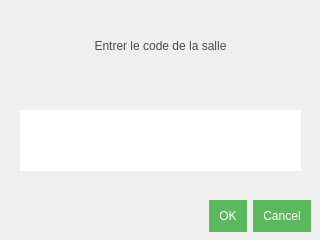
<?xml version="1.0" encoding="UTF-8"?>
<ui version="4.0">
 <class>RoomSelection</class>
 <widget class="QDialog" name="RoomSelection">
  <property name="geometry">
   <rect>
    <x>0</x>
    <y>0</y>
    <width>320</width>
    <height>240</height>
   </rect>
  </property>
  <property name="windowTitle">
   <string>Dialog</string>
  </property>
  <widget class="QDialogButtonBox" name="buttonBox">
   <property name="geometry">
    <rect>
     <x>10</x>
     <y>200</y>
     <width>301</width>
     <height>32</height>
    </rect>
   </property>
   <property name="styleSheet">
    <string notr="true">QPushButton
{
	font-family:&quot;Montserrat&quot;, sans-serif;
	text-transform: uppercase;
	outline: 0;
	background: #5cb85c;
	border: 0;
	padding: 10px;
	color: #FFFFFF;
	font-size: 12px;
}

QPushButton:hover
{
	font-family:&quot;Montserrat&quot;, sans-serif;
	text-transform: uppercase;
	outline: 0;
	background: #449d44;
	border: 0;
	padding: 10px;
	color: #FFFFFF;
	font-size: 12px;
}</string>
   </property>
   <property name="orientation">
    <enum>Qt::Horizontal</enum>
   </property>
   <property name="standardButtons">
    <set>QDialogButtonBox::Cancel|QDialogButtonBox::Ok</set>
   </property>
  </widget>
  <widget class="QLabel" name="label">
   <property name="geometry">
    <rect>
     <x>20</x>
     <y>20</y>
     <width>281</width>
     <height>51</height>
    </rect>
   </property>
   <property name="styleSheet">
    <string notr="true">font-family: &quot;Montserrat&quot;, sans-serif;
text-transform: uppercase;
outline: 0;
width: 100%;
border: 0;
padding: 10px;
color: #4d4d4d;
font-size: 12px;</string>
   </property>
   <property name="text">
    <string>Entrer le code de la salle</string>
   </property>
   <property name="alignment">
    <set>Qt::AlignCenter</set>
   </property>
  </widget>
  <widget class="QLineEdit" name="lineEdit">
   <property name="geometry">
    <rect>
     <x>20</x>
     <y>110</y>
     <width>281</width>
     <height>61</height>
    </rect>
   </property>
   <property name="styleSheet">
    <string notr="true">font-family: &quot;Montserrat&quot;, sans-serif;
text-transform: uppercase;
outline: 0;
width: 100%;
border: 0;
padding: 10px;
color: #4d4d4d;
font-size: 12px;</string>
   </property>
   <property name="maxLength">
    <number>8</number>
   </property>
   <property name="echoMode">
    <enum>QLineEdit::Password</enum>
   </property>
   <property name="alignment">
    <set>Qt::AlignCenter</set>
   </property>
  </widget>
  <widget class="QLabel" name="errorLbl">
   <property name="geometry">
    <rect>
     <x>24</x>
     <y>80</y>
     <width>271</width>
     <height>41</height>
    </rect>
   </property>
   <property name="styleSheet">
    <string notr="true">font-family: &quot;Montserrat&quot;, sans-serif;
text-transform: uppercase;
outline: 0;
width: 100%;
border: 0;
padding: 10px;
color: #b71c1c;
font-size: 12px;
</string>
   </property>
   <property name="text">
    <string/>
   </property>
  </widget>
 </widget>
 <resources/>
 <connections>
  <connection>
   <sender>buttonBox</sender>
   <signal>accepted()</signal>
   <receiver>RoomSelection</receiver>
   <slot>accept()</slot>
   <hints>
    <hint type="sourcelabel">
     <x>248</x>
     <y>254</y>
    </hint>
    <hint type="destinationlabel">
     <x>157</x>
     <y>274</y>
    </hint>
   </hints>
  </connection>
  <connection>
   <sender>buttonBox</sender>
   <signal>rejected()</signal>
   <receiver>RoomSelection</receiver>
   <slot>reject()</slot>
   <hints>
    <hint type="sourcelabel">
     <x>316</x>
     <y>260</y>
    </hint>
    <hint type="destinationlabel">
     <x>286</x>
     <y>274</y>
    </hint>
   </hints>
  </connection>
 </connections>
</ui>
